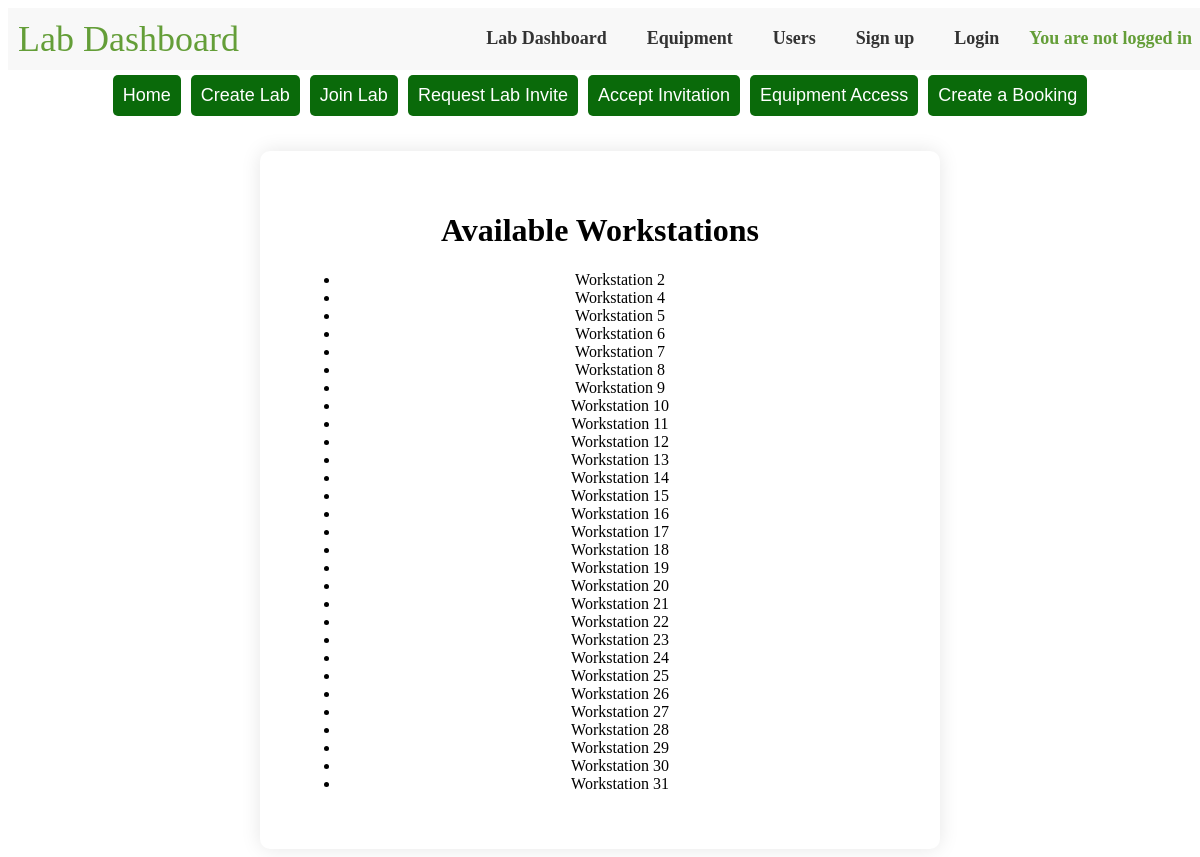
Screenshot of /bookingapp/available-workstations/ with the database file from the repository.
### bookingapp/models.py (models this page shows)
class Workstation(models.Model):
    number = models.PositiveIntegerField(unique=True, choices=[(i, i) for i in range(1, 33)])
    available = models.BooleanField(default=True)

### bookingapp/views.py (the view)
# urls.py: path('available-workstations/', views.available_workstations, name='available_workstations'),
def available_workstations(request):
    available_workstations = Workstation.objects.filter(available=True)
    return render(request, 'bookingapp/available_workstations.html', {'workstations': available_workstations})

### bookingapp/templates/bookingapp/available_workstations.html (shortened to what this page needs)
<!DOCTYPE html>
<html>
<head>
</head>
{% include 'bookingapp/topnavbar.html' %}
<body>
    <div class="content">
        <div class="card">
            <h1>Available Workstations</h1>
            <ul>
                {% for workstation in workstations %}
                    <li>Workstation {{ workstation.number }}</li>
                {% endfor %}
            </ul>
        </div>
    </div>
</body>
</html>

### bookingapp/templates/bookingapp/topnavbar.html (shortened to what this page needs)
{% load static %}
<!DOCTYPE html>
<html lang="en">
<head>
  <link rel="stylesheet" href="{% static 'bookingapp/css/style.css' %}">
</head>
<body>
  <div id="navbar">
    <header>
      <h1 id="page-title">Lab Dashboard</h1>
      <nav>
        <ul>
                  <li class="menu-txt-link"><a href="#" id="menu-dashboard" class="menu-txt-link">Lab Dashboard</a></li>
                  <li class="menu-txt-link"><a href="{% url 'available_workstations' %}" id="menu-equipment" class="menu-txt-link">Equipment</a></li>
                  <li class="menu-txt-link"><a href="{% url 'user_list' %}" id="menu-users" class="menu-txt-link">Users</a></li>
            {% if user.is_authenticated %}
                  <li class="menu-txt-link"><a href="{% url 'logout' %}" class="menu-txt-link">Logout</a></li>
                {% else %}
                  <li class="menu-txt-link"><a href="{% url 'register' %}" class="menu-txt-link">Sign up</a></li>
                  <li class="menu-txt-link"><a href="{% url 'login' %}" class="menu-txt-link">Login</a></li>
            {% endif %}
            {% if user.is_authenticated %}
                  <li class="menu-login-msg">You are currently logged in as {{ user.username }}</li>
              {% else %}
                  <li class="menu-login-msg">You are not logged in</li>
            {% endif %}
        </ul>
      </nav>
    </header>
      <div class="topbar">
        <button class="green-button" onClick="location.href='{% url 'index' %}'">Home</button>
        <button class="green-button" id="btn-create-lab" onclick="location.href='{% url 'create_lab' %}'">Create Lab</button>
        <button class="green-button" id="btn-join-lab">Join Lab</button>
        <button class="green-button" id="btn-request-lab-invite">Request Lab Invite</button>
        <button class="green-button" id="btn-accept-invitation">Accept Invitation</button>
        <button class="green-button" id="btn-equipment-access" onClick="location.href='{% url 'available_workstations' %}'">Equipment Access</button>
        <button class="green-button" onClick="location.href='{% url 'book_workstation' %}'">Create a Booking</button>
      </div>

### bookingapp/static/bookingapp/css/style.css (style rules this page uses)
.menu-txt-link { margin: 10px; text-decoration: none; font-size: 18px; font-weight: bold; color: #333; }
.menu-login-msg { margin: 10px; text-decoration: none; font-size: 18px; font-weight: bold; color: rgb(100, 158, 56); }
header { background-color: #f8f8f8; padding: 10px; width: 100%; display: flex; justify-content: space-between; }
#page-title { font-size: 36px; font-weight: 300; color: rgb(100, 158, 56); margin: 0; }
nav ul { list-style: none; margin: 0; padding: 0; display: flex; justify-content: flex-end; }
nav li { margin-left: 20px; }
nav li:first-child { margin-left: 0; }
.green-button { background-color: rgb(10, 106, 10); font-size: 18px; color: white; padding: 10px; margin: 5px; border: none; border-radius: 5px; cursor: pointer; }
.content { margin-top: 30px; display: flex; width: 100%; justify-content: center; }
.topbar { width: 100%; display: flex; justify-content: center; }
.card { background-color: white; padding: 40px; box-shadow: 0px 0px 20px rgba(0, 0, 0, 0.1); border-radius: 10px; width: 100%; max-width: 600px; text-align: center; }

### rows the page displays
Workstation: number "2"
Workstation: number "4"
Workstation: number "5"
Workstation: number "6"
Workstation: number "7"
Workstation: number "8"
Workstation: number "9"
Workstation: number "10"
Workstation: number "11"
Workstation: number "12"
Workstation: number "13"
Workstation: number "14"
Workstation: number "15"
Workstation: number "16"
Workstation: number "17"
Workstation: number "18"
Workstation: number "19"
Workstation: number "20"
Workstation: number "21"
Workstation: number "22"
Workstation: number "23"
Workstation: number "24"
Workstation: number "25"
Workstation: number "26"
Workstation: number "27"
Workstation: number "28"
Workstation: number "29"
Workstation: number "30"
Workstation: number "31"
